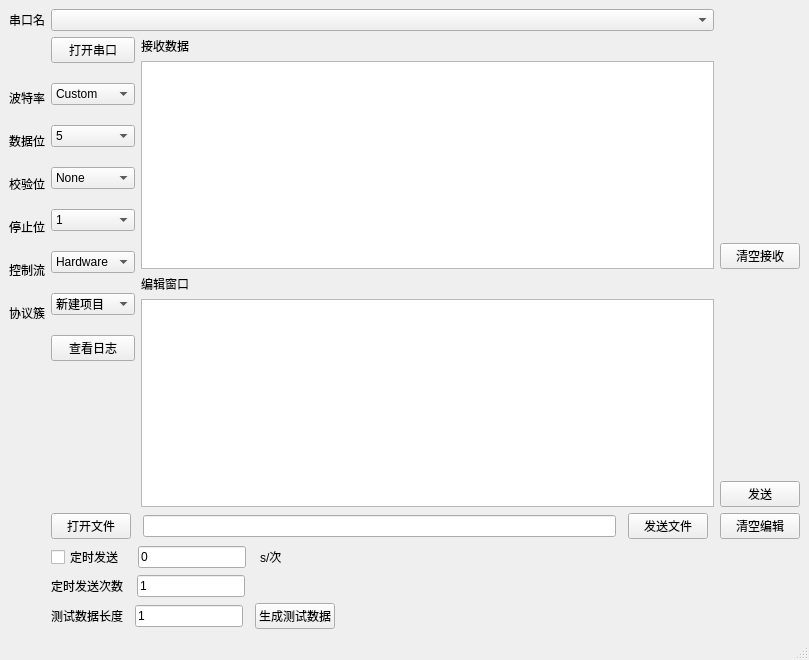
<?xml version="1.0" encoding="UTF-8"?>
<ui version="4.0">
 <class>MainWindow</class>
 <widget class="QMainWindow" name="MainWindow">
  <property name="geometry">
   <rect>
    <x>0</x>
    <y>0</y>
    <width>809</width>
    <height>660</height>
   </rect>
  </property>
  <property name="windowTitle">
   <string>MainWindow</string>
  </property>
  <widget class="QWidget" name="centralwidget">
   <layout class="QGridLayout" name="gridLayout_5">
    <item row="0" column="0">
     <layout class="QGridLayout" name="gridLayout_4">
      <item row="0" column="0" colspan="3">
       <layout class="QGridLayout" name="gridLayout_2" columnstretch="0,1">
        <item row="0" column="0">
         <widget class="QLabel" name="label">
          <property name="text">
           <string>串口名</string>
          </property>
          <property name="alignment">
           <set>Qt::AlignLeading|Qt::AlignLeft|Qt::AlignVCenter</set>
          </property>
         </widget>
        </item>
        <item row="0" column="1">
         <widget class="QComboBox" name="PortBox">
          <property name="sizeAdjustPolicy">
           <enum>QComboBox::AdjustToContents</enum>
          </property>
         </widget>
        </item>
       </layout>
      </item>
      <item row="1" column="0">
       <layout class="QGridLayout" name="gridLayout_3">
        <property name="sizeConstraint">
         <enum>QLayout::SetDefaultConstraint</enum>
        </property>
        <property name="topMargin">
         <number>52</number>
        </property>
        <property name="bottomMargin">
         <number>10</number>
        </property>
        <property name="verticalSpacing">
         <number>25</number>
        </property>
        <item row="0" column="0">
         <widget class="QLabel" name="label_2">
          <property name="text">
           <string>波特率</string>
          </property>
         </widget>
        </item>
        <item row="1" column="0">
         <widget class="QLabel" name="label_3">
          <property name="text">
           <string>数据位</string>
          </property>
         </widget>
        </item>
        <item row="2" column="0">
         <widget class="QLabel" name="label_4">
          <property name="text">
           <string>校验位</string>
          </property>
         </widget>
        </item>
        <item row="3" column="0">
         <widget class="QLabel" name="label_5">
          <property name="text">
           <string>停止位</string>
          </property>
         </widget>
        </item>
        <item row="4" column="0">
         <widget class="QLabel" name="label_6">
          <property name="text">
           <string>控制流</string>
          </property>
         </widget>
        </item>
        <item row="5" column="0">
         <widget class="QLabel" name="label_13">
          <property name="text">
           <string>协议簇</string>
          </property>
         </widget>
        </item>
        <item row="6" column="0">
         <spacer name="verticalSpacer_14">
          <property name="orientation">
           <enum>Qt::Vertical</enum>
          </property>
          <property name="sizeHint" stdset="0">
           <size>
            <width>20</width>
            <height>40</height>
           </size>
          </property>
         </spacer>
        </item>
        <item row="7" column="0">
         <widget class="QLabel" name="label_12">
          <property name="text">
           <string/>
          </property>
         </widget>
        </item>
       </layout>
      </item>
      <item row="1" column="1">
       <layout class="QVBoxLayout" name="verticalLayout">
        <property name="spacing">
         <number>20</number>
        </property>
        <property name="topMargin">
         <number>0</number>
        </property>
        <item>
         <widget class="QPushButton" name="SerialSwitchButton">
          <property name="text">
           <string>打开串口</string>
          </property>
         </widget>
        </item>
        <item>
         <widget class="QComboBox" name="BaudBox">
          <item>
           <property name="text">
            <string>Custom</string>
           </property>
          </item>
          <item>
           <property name="text">
            <string>110</string>
           </property>
          </item>
          <item>
           <property name="text">
            <string>300</string>
           </property>
          </item>
          <item>
           <property name="text">
            <string>600</string>
           </property>
          </item>
          <item>
           <property name="text">
            <string>1200</string>
           </property>
          </item>
          <item>
           <property name="text">
            <string>2400</string>
           </property>
          </item>
          <item>
           <property name="text">
            <string>4800</string>
           </property>
          </item>
          <item>
           <property name="text">
            <string>9600</string>
           </property>
          </item>
          <item>
           <property name="text">
            <string>14400</string>
           </property>
          </item>
          <item>
           <property name="text">
            <string>19200</string>
           </property>
          </item>
          <item>
           <property name="text">
            <string>38400</string>
           </property>
          </item>
          <item>
           <property name="text">
            <string>56000</string>
           </property>
          </item>
          <item>
           <property name="text">
            <string>57600</string>
           </property>
          </item>
          <item>
           <property name="text">
            <string>115200</string>
           </property>
          </item>
          <item>
           <property name="text">
            <string>128000</string>
           </property>
          </item>
          <item>
           <property name="text">
            <string>230400</string>
           </property>
          </item>
          <item>
           <property name="text">
            <string>256000</string>
           </property>
          </item>
          <item>
           <property name="text">
            <string>460800</string>
           </property>
          </item>
          <item>
           <property name="text">
            <string>500000</string>
           </property>
          </item>
          <item>
           <property name="text">
            <string>512000</string>
           </property>
          </item>
          <item>
           <property name="text">
            <string>600000</string>
           </property>
          </item>
          <item>
           <property name="text">
            <string>750000</string>
           </property>
          </item>
          <item>
           <property name="text">
            <string>921600</string>
           </property>
          </item>
          <item>
           <property name="text">
            <string>1000000</string>
           </property>
          </item>
          <item>
           <property name="text">
            <string>1500000</string>
           </property>
          </item>
          <item>
           <property name="text">
            <string>2000000</string>
           </property>
          </item>
         </widget>
        </item>
        <item>
         <widget class="QComboBox" name="BitBox">
          <item>
           <property name="text">
            <string>5</string>
           </property>
          </item>
          <item>
           <property name="text">
            <string>6</string>
           </property>
          </item>
          <item>
           <property name="text">
            <string>7</string>
           </property>
          </item>
          <item>
           <property name="text">
            <string>8</string>
           </property>
          </item>
         </widget>
        </item>
        <item>
         <widget class="QComboBox" name="ParityBox">
          <item>
           <property name="text">
            <string>None</string>
           </property>
          </item>
          <item>
           <property name="text">
            <string>Odd</string>
           </property>
          </item>
          <item>
           <property name="text">
            <string>Even</string>
           </property>
          </item>
          <item>
           <property name="text">
            <string>Mark</string>
           </property>
          </item>
          <item>
           <property name="text">
            <string>Space</string>
           </property>
          </item>
         </widget>
        </item>
        <item>
         <widget class="QComboBox" name="StopBox">
          <item>
           <property name="text">
            <string>1</string>
           </property>
          </item>
          <item>
           <property name="text">
            <string>1.5</string>
           </property>
          </item>
          <item>
           <property name="text">
            <string>2</string>
           </property>
          </item>
         </widget>
        </item>
        <item>
         <widget class="QComboBox" name="ControlBox">
          <item>
           <property name="text">
            <string>Hardware</string>
           </property>
          </item>
          <item>
           <property name="text">
            <string>Software</string>
           </property>
          </item>
          <item>
           <property name="text">
            <string>None</string>
           </property>
          </item>
          <item>
           <property name="text">
            <string>Custom</string>
           </property>
          </item>
         </widget>
        </item>
        <item>
         <widget class="QComboBox" name="ProtocolBox">
          <item>
           <property name="text">
            <string>新建项目</string>
           </property>
          </item>
          <item>
           <property name="text">
            <string>新建项目</string>
           </property>
          </item>
          <item>
           <property name="text">
            <string>新建项目</string>
           </property>
          </item>
          <item>
           <property name="text">
            <string>新建项目</string>
           </property>
          </item>
         </widget>
        </item>
        <item>
         <widget class="QPushButton" name="ViewLogButton">
          <property name="text">
           <string>查看日志</string>
          </property>
         </widget>
        </item>
        <item>
         <spacer name="verticalSpacer">
          <property name="orientation">
           <enum>Qt::Vertical</enum>
          </property>
          <property name="sizeHint" stdset="0">
           <size>
            <width>20</width>
            <height>40</height>
           </size>
          </property>
         </spacer>
        </item>
       </layout>
      </item>
      <item row="1" column="2">
       <layout class="QVBoxLayout" name="verticalLayout_4">
        <item>
         <widget class="QLabel" name="label_8">
          <property name="text">
           <string>接收数据</string>
          </property>
         </widget>
        </item>
        <item>
         <widget class="QTextEdit" name="ReceivingWindow"/>
        </item>
        <item>
         <widget class="QLabel" name="label_7">
          <property name="text">
           <string>编辑窗口</string>
          </property>
         </widget>
        </item>
        <item>
         <widget class="QPlainTextEdit" name="EditWindow"/>
        </item>
       </layout>
      </item>
      <item row="1" column="3">
       <layout class="QVBoxLayout" name="verticalLayout_3">
        <item>
         <spacer name="verticalSpacer_15">
          <property name="orientation">
           <enum>Qt::Vertical</enum>
          </property>
          <property name="sizeHint" stdset="0">
           <size>
            <width>20</width>
            <height>40</height>
           </size>
          </property>
         </spacer>
        </item>
        <item>
         <widget class="QPushButton" name="ClearReceive">
          <property name="text">
           <string>清空接收</string>
          </property>
         </widget>
        </item>
        <item>
         <spacer name="verticalSpacer_3">
          <property name="orientation">
           <enum>Qt::Vertical</enum>
          </property>
          <property name="sizeHint" stdset="0">
           <size>
            <width>20</width>
            <height>40</height>
           </size>
          </property>
         </spacer>
        </item>
        <item>
         <widget class="QPushButton" name="SendButton">
          <property name="text">
           <string>发送</string>
          </property>
         </widget>
        </item>
       </layout>
      </item>
      <item row="2" column="1" colspan="3">
       <layout class="QHBoxLayout" name="horizontalLayout">
        <property name="spacing">
         <number>12</number>
        </property>
        <property name="bottomMargin">
         <number>0</number>
        </property>
        <item>
         <widget class="QPushButton" name="FileOpenButton">
          <property name="text">
           <string>打开文件</string>
          </property>
         </widget>
        </item>
        <item>
         <widget class="QLineEdit" name="FileName"/>
        </item>
        <item>
         <widget class="QPushButton" name="FileSendButton">
          <property name="text">
           <string>发送文件</string>
          </property>
         </widget>
        </item>
        <item>
         <widget class="QPushButton" name="ClearEdit">
          <property name="text">
           <string>清空编辑</string>
          </property>
         </widget>
        </item>
       </layout>
      </item>
      <item row="3" column="1" colspan="2">
       <layout class="QHBoxLayout" name="horizontalLayout_3">
        <property name="spacing">
         <number>14</number>
        </property>
        <property name="rightMargin">
         <number>0</number>
        </property>
        <item>
         <widget class="QCheckBox" name="DelaySend">
          <property name="text">
           <string>定时发送</string>
          </property>
         </widget>
        </item>
        <item>
         <widget class="QLineEdit" name="DelayTimeEdit">
          <property name="sizePolicy">
           <sizepolicy hsizetype="Fixed" vsizetype="Fixed">
            <horstretch>0</horstretch>
            <verstretch>0</verstretch>
           </sizepolicy>
          </property>
          <property name="text">
           <string>0</string>
          </property>
         </widget>
        </item>
        <item>
         <widget class="QLabel" name="label_9">
          <property name="text">
           <string>s/次</string>
          </property>
         </widget>
        </item>
        <item>
         <spacer name="horizontalSpacer">
          <property name="orientation">
           <enum>Qt::Horizontal</enum>
          </property>
          <property name="sizeHint" stdset="0">
           <size>
            <width>40</width>
            <height>20</height>
           </size>
          </property>
         </spacer>
        </item>
       </layout>
      </item>
      <item row="4" column="1" colspan="2">
       <layout class="QHBoxLayout" name="horizontalLayout_4">
        <property name="spacing">
         <number>14</number>
        </property>
        <item>
         <widget class="QLabel" name="label_10">
          <property name="text">
           <string>定时发送次数</string>
          </property>
         </widget>
        </item>
        <item>
         <widget class="QLineEdit" name="DelaySendTimes">
          <property name="sizePolicy">
           <sizepolicy hsizetype="Fixed" vsizetype="Fixed">
            <horstretch>0</horstretch>
            <verstretch>0</verstretch>
           </sizepolicy>
          </property>
          <property name="text">
           <string>1</string>
          </property>
         </widget>
        </item>
        <item>
         <spacer name="horizontalSpacer_2">
          <property name="orientation">
           <enum>Qt::Horizontal</enum>
          </property>
          <property name="sizeHint" stdset="0">
           <size>
            <width>40</width>
            <height>20</height>
           </size>
          </property>
         </spacer>
        </item>
       </layout>
      </item>
      <item row="5" column="1" colspan="2">
       <layout class="QHBoxLayout" name="horizontalLayout_2">
        <property name="spacing">
         <number>12</number>
        </property>
        <item>
         <widget class="QLabel" name="label_11">
          <property name="text">
           <string>测试数据长度</string>
          </property>
         </widget>
        </item>
        <item>
         <widget class="QLineEdit" name="TestDataLength">
          <property name="sizePolicy">
           <sizepolicy hsizetype="Fixed" vsizetype="Fixed">
            <horstretch>0</horstretch>
            <verstretch>0</verstretch>
           </sizepolicy>
          </property>
          <property name="text">
           <string>1</string>
          </property>
         </widget>
        </item>
        <item>
         <widget class="QPushButton" name="GenerrateTestDataButton">
          <property name="text">
           <string>生成测试数据</string>
          </property>
         </widget>
        </item>
        <item>
         <spacer name="horizontalSpacer_3">
          <property name="orientation">
           <enum>Qt::Horizontal</enum>
          </property>
          <property name="sizeHint" stdset="0">
           <size>
            <width>40</width>
            <height>20</height>
           </size>
          </property>
         </spacer>
        </item>
       </layout>
      </item>
     </layout>
    </item>
   </layout>
  </widget>
  <widget class="QMenuBar" name="menubar">
   <property name="geometry">
    <rect>
     <x>0</x>
     <y>0</y>
     <width>809</width>
     <height>26</height>
    </rect>
   </property>
  </widget>
  <widget class="QStatusBar" name="statusbar"/>
 </widget>
 <resources/>
 <connections/>
</ui>
